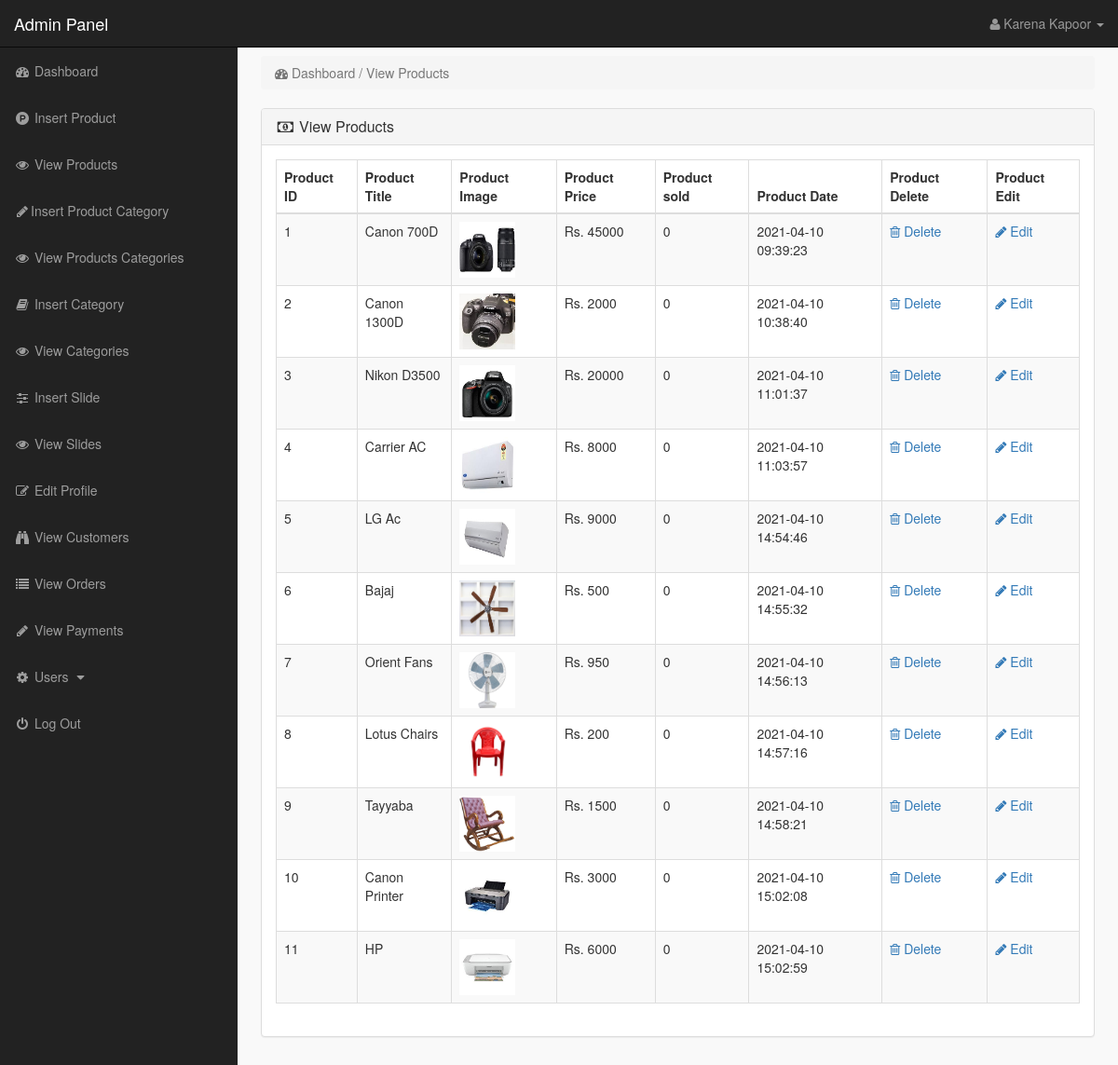
The page /admin_area/index.php?view_products (signed in) on the database its author committed.
### tables this page shows
CREATE TABLE `products` (
  `product_id` int(10) NOT NULL,
  `p_cat_id` int(10) NOT NULL,
  `cat_id` int(10) NOT NULL,
  `date` timestamp NOT NULL DEFAULT current_timestamp() ON UPDATE current_timestamp(),
  `product_title` text NOT NULL,
  `product_img1` text NOT NULL,
  `product_img2` text NOT NULL,
  `product_img3` text NOT NULL,
  `product_price` int(10) NOT NULL,
  `product_desc` text NOT NULL,
  `product_keyword` int(11) NOT NULL
);

### admin_area/view_products.php (the view)
<?php
include("includes/db.php");
?>
<div class="row">
<div class="col-lg-12" >
<ol class="breadcrumb" >
<li class="active" >
<i class="fa fa-dashboard"></i> Dashboard / View Products
</li>
</ol>
</div>
</div>
<div class="row" >
<div class="col-lg-12" >
<div class="panel panel-default" >
<div class="panel-heading" >
<h3 class="panel-title" >
<i class="fa fa-money fa-fw" ></i> View Products
</h3>
</div>
<div class="panel-body" >
<div class="table-responsive" >
<table class="table table-bordered table-hover table-striped" >
<thead>
<tr>
<th>Product ID</th>
<th>Product Title</th>
<th>Product Image</th>
<th>Product Price</th>
<th>Product sold</th>
<th>Product Date</th>
<th>Product Delete</th>
<th>Product Edit</th>
</tr>
</thead>
<tbody>
<?php
$i = 0;
$get_pro = "select * from products";
$run_pro = mysqli_query($con,$get_pro);
while($row_pro=mysqli_fetch_array($run_pro)){
$pro_id = $row_pro['product_id'];
$pro_title = $row_pro['product_title'];
$pro_image = $row_pro['product_img1'];
$pro_price = $row_pro['product_price'];
$pro_date = $row_pro['date'];
$i++;
?>
<tr>
<td><?php echo $i; ?></td>
<td><?php echo $pro_title; ?></td>
<td><img src="product_images/<?php echo $pro_image; ?>" width="60" height="60"></td>
<td>Rs. <?php echo $pro_price; ?></td>
<td>
<?php
$get_sold = "select * from pending_orders where product_id='$pro_id'";
$run_sold = mysqli_query($con,$get_sold);
$count = mysqli_num_rows($run_sold);
echo $count;
?>
</td>
<td><?php echo $pro_date; ?></td>
<td>
<a href="index.php?delete_product=<?php echo $pro_id; ?>">
<i class="fa fa-trash-o"> </i> Delete
</a>
</td>
<td>
<a href="index.php?edit_product=<?php echo $pro_id; ?>">
<i class="fa fa-pencil"> </i> Edit
</a>
</td>
</tr>
<?php } ?>
</tbody>
</table>
</div>
</div>
</div>
</div>
</div>

### admin_area/includes/sidebar.php (shortened to what this page needs)
<?php
if(!isset($_SESSION['admin_email'])){
echo "<script>window.open('login.php','_self')</script>";
}
else {
?>
<nav class="navbar navbar-inverse navbar-fixed-top" >
<div class="navbar-header" >
<a class="navbar-brand" href="index.php?dashboard" >Admin Panel</a>
</div>
<ul class="nav navbar-right top-nav" >
<li class="dropdown" >
<a href="#" class="dropdown-toggle" data-toggle="dropdown" >
<i class="fa fa-user" ></i>
<?php echo $admin_name; ?> <b class="caret" ></b>
</a>
</li>
</ul>
<div class="collapse navbar-collapse navbar-ex1-collapse">
<ul class="nav navbar-nav side-nav">
<li>
<a href="index.php?dashboard">
<i class="fa fa-fw fa-dashboard"></i> Dashboard
</a>
</li>
<li>
<a href="index.php?insert_product">
<i class="fa fa-fw fa-product-hunt"></i> Insert Product
</a>
<li>
<a href="index.php?view_products">
<i class="fa fa-fw fa-eye"></i> View Products </a>
</li>
<li>
<a href="index.php?insert_p_cat">
<i class="fa fa-fw fa-pencil"></i>Insert Product Category </a>
</li>
<li>
<a href="index.php?view_p_cats">
<i class="fa fa-fw fa-eye"></i> View Products Categories </a>
</li>
<li>
<a href="index.php?insert_cat">
<i class="fa fa-fw fa-book"></i> Insert Category </a>
</li>
<li>
<a href="index.php?view_cats"><i class="fa fa-fw fa-eye"></i> View Categories </a>
</li>
<li>
<a href="index.php?insert_slide">
<i class="fa fa-fw fa-sliders"></i> Insert Slide </a>
</li>
<li>
<a href="index.php?view_slides">
<i class="fa fa-fw fa-eye"></i>  View Slides </a>
</li>
<li>
<a href="index.php?user_profile=<?php echo $admin_id; ?>">
<i class="fa fa-fw fa-edit"></i>  Edit Profile </a>
</li>
<li>
<a href="index.php?view_customers">
<i class="fa fa-fw fa-binoculars"></i> View Customers
</a>
</li>
<li>
<a href="index.php?view_orders">
<i class="fa fa-fw fa-list"></i> View Orders
</a>
</li>
<li>
<a href="index.php?view_payments">
<i class="fa fa-fw fa-pencil"></i> View Payments
</a>
</li>
<li>
<a href="#" data-toggle="collapse" data-target="#users">
<i class="fa fa-fw fa-gear"></i> Users
<i class="fa fa-fw fa-caret-down"></i>
</a>
</li>
<li>
<a href="logout.php">
<i class="fa fa-fw fa-power-off"></i> Log Out
</a>
</li>
</ul>
</div>
</nav>
<?php } ?>

### admin_area/css/style.css (style rules this page uses)
body { margin-top: 100px; }
@media (min-width: 768px) { body { margin-top: 50px; } }
.top-nav { padding: 0 15px; }
.top-nav>li { display: inline-block; }
.top-nav>li>a { padding-top: 15px; padding-bottom: 15px; line-height: 20px; color: #999; }
@media (min-width: 768px) { .side-nav { position: fixed; top: 51px; width: 255px; border-radius: 0; overflow-y: auto; background-color: #222; bottom: 0; overflow-x: hidden; padding-bottom: 40px; } }
@media (min-width: 768px) { .side-nav>li>a { width: 255px; } }
.panel-body { border-radius: 5px; }

### rows shown on the page
products: product_title "Canon 700D", product_img1 (picture), product_price "45000", count "0", date "2021-04-10 09:39:23"
products: product_title "Canon 1300D", product_img1 (picture), product_price "2000", count "0", date "2021-04-10 10:38:40"
products: product_title "Nikon D3500", product_img1 (picture), product_price "20000", count "0", date "2021-04-10 11:01:37"
products: product_title "Carrier AC", product_img1 (picture), product_price "8000", count "0", date "2021-04-10 11:03:57"
products: product_title "LG Ac", product_img1 (picture), product_price "9000", count "0", date "2021-04-10 14:54:46"
products: product_title "Bajaj", product_img1 (picture), product_price "500", count "0", date "2021-04-10 14:55:32"
products: product_title "Orient Fans", product_img1 (picture), product_price "950", count "0", date "2021-04-10 14:56:13"
products: product_title "Lotus Chairs", product_img1 (picture), product_price "200", count "0", date "2021-04-10 14:57:16"
products: product_title "Tayyaba", product_img1 (picture), product_price "1500", count "0", date "2021-04-10 14:58:21"
products: product_title "Canon Printer", product_img1 (picture), product_price "3000", count "0", date "2021-04-10 15:02:08"
products: product_title "HP", product_img1 (picture), product_price "6000", count "0", date "2021-04-10 15:02:59"

### other values the page prints
$admin_name "Karena Kapoor"
